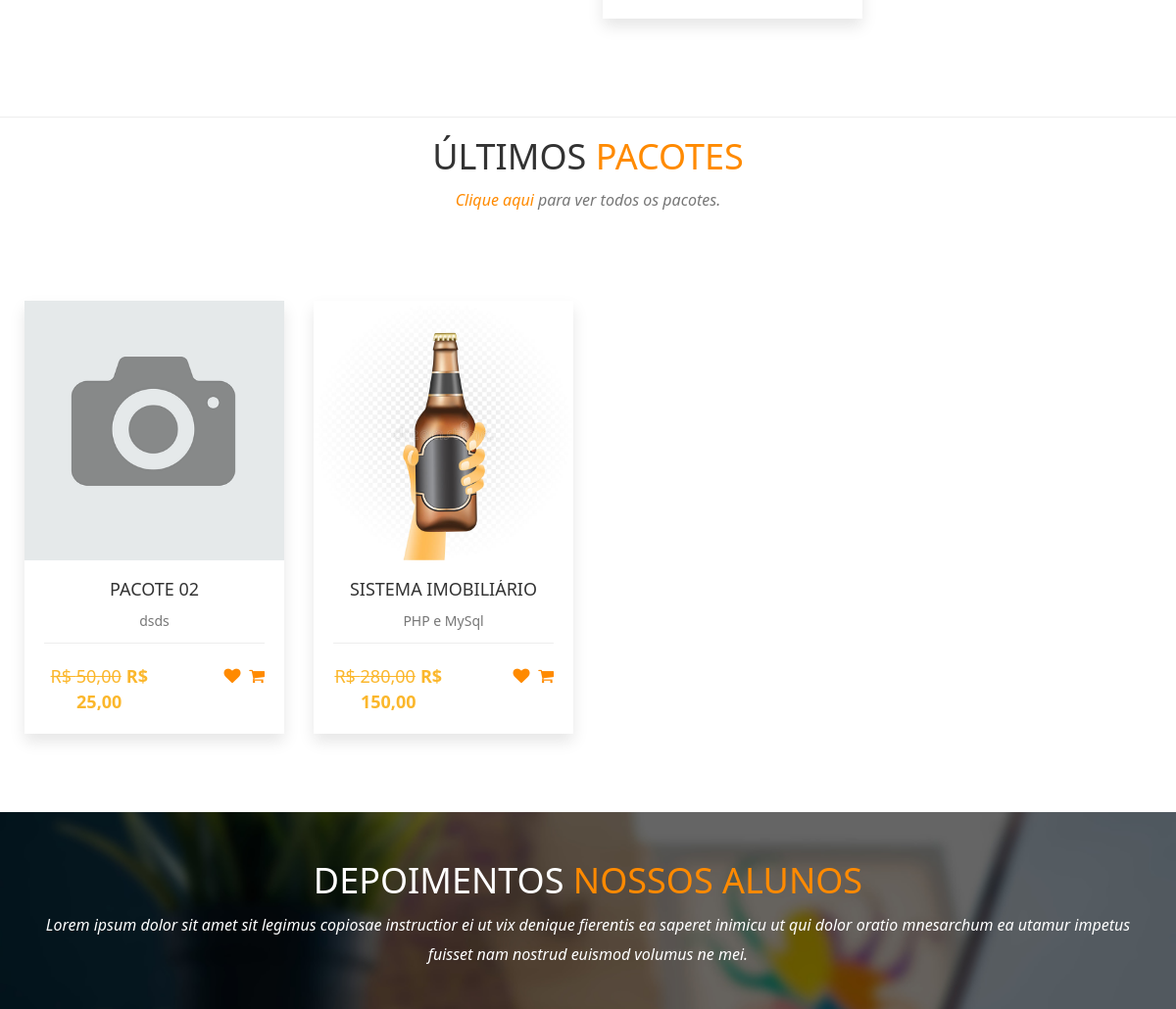
Before: / (middle part) with the older database file.
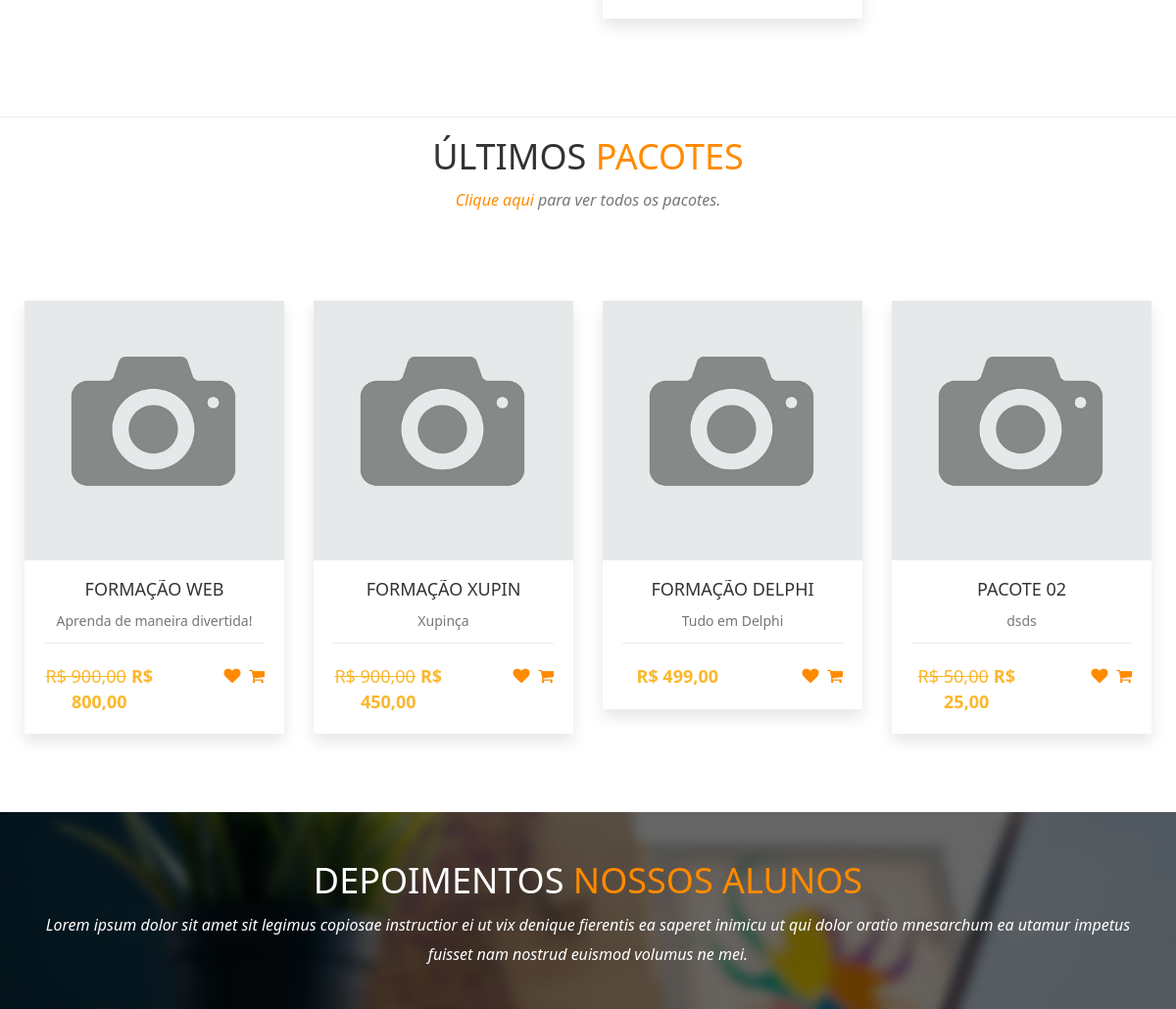
After: the same page with the newer database file.
### tables this page shows
CREATE TABLE `pacotes` (
  `id` int(11) NOT NULL,
  `nome` varchar(50) NOT NULL,
  `desc_rapida` varchar(60) NOT NULL,
  `desc_longa` text NOT NULL,
  `valor` decimal(8,2) NOT NULL,
  `professor` int(11) NOT NULL,
  `imagem` varchar(100) NOT NULL,
  `grupo` int(11) NOT NULL,
  `ano` int(11) NOT NULL,
  `palavras` varchar(255) NOT NULL,
  `nome_url` varchar(150) NOT NULL,
  `video` varchar(150) NOT NULL,
  `linguagem` int(11) NOT NULL,
  `promocao` decimal(8,2) NOT NULL
);

### index.php (the view, shortened to what this page needs)
<?php
require_once('cabecalho.php');
?>
<?php
$query = $pdo->query("SELECT * FROM cursos WHERE status = 'Aprovado' AND sistema = 'Não' ORDER BY id desc limit 7");
$res = $query->fetchAll(PDO::FETCH_ASSOC);
$total_reg = @count($res);
if ($total_reg > 0) {
?>
    <section id="portfolio">
        <div class="row" style="margin-left:10px; margin-right:10px; margin-top:-10px;">
            <?php
            for ($i = 0; $i < $total_reg; $i++) {
            ?>
                <div class="col-xs-12 col-sm-6 col-md-3 col-lg-3 portfolio-item">
                    <div class="portfolio-one">
                        <div class="portfolio-content" align="center">
                        </div>
                    </div>
                </div>
            <?php
            }
            ?>
        </div>
    </section>
<?php
}
?>
<hr>
<?php
$query = $pdo->query("SELECT * FROM pacotes ORDER BY id desc limit 4");
$res = $query->fetchAll(PDO::FETCH_ASSOC);
$total_reg = @count($res);
if ($total_reg > 0) {
?>
<div class="section-heading text-center">
            <div class="col-md-12 col-xs-12">
                <h1>Últimos <span>Pacotes</span></h1>
                <p class="subheading"><a href="pacotes"><span>Clique aqui</span> </a> para ver todos os pacotes. </p>
            </div>
        </div>
    <section id="portfolio">
        <div class="row" style="margin-left:10px; margin-right:10px; margin-top:-10px;">
            <?php
            for ($i = 0; $i < $total_reg; $i++) {
                $nome = $res[$i]['nome'];
                $desc_rapida = $res[$i]['desc_rapida'];
                $valor = $res[$i]['valor'];
                $promocao = $res[$i]['promocao'];
                $foto = $res[$i]['imagem'];
                $url = $res[$i]['nome_url'];
                $valorF = number_format($valor, 2, ',', '.',);
                $promocaoF = number_format($promocao, 2, ',', '.',);
            ?>
                <div class="col-xs-12 col-sm-6 col-md-3 col-lg-3 portfolio-item">
                    <div class="portfolio-one">
                        <div class="portfolio-head">
                            <div class="portfolio-img"><img alt="" src="sistema/painel-admin/img/pacotes/<?php echo $foto ?>"></div>
                        </div>
                        <div class="portfolio-content" align="center">
                            <a href="cursos-do-<?php echo $url ?>" title="Detalhes do Pacote">
                                <h5 class="title"><?php echo $nome ?></h5>
                                <p style="margin-top:0px;"><?php echo $desc_rapida ?></p>
                            </a>
                            <div class="product-bottom-details">
                                <?php
                                if ($promocao > 0) {
                                ?>
                                    <div class="product-price"><small>R$ <?php echo $valorF ?></small>R$ <?php echo $promocaoF ?></div>
                                <?php } else { ?>
                                    <div class="product-price">R$ <?php echo $valorF ?></div>
                                <?php } ?>
                                <div class="product-links">
                                    <a href=""><i class="fa fa-heart"></i></a>
                                    <a href=""><i class="fa fa-shopping-cart"></i></a>
                                </div>
                            </div>
                        </div>
                    </div>
                </div>
            <?php
            }
            ?>
        </div>
    </section>
<?php
}
?>
<section id="testimonial">
    <div class="container">
        <div class="section-heading text-center">
            <div class="col-md-12 col-xs-12">
                <h1>Depoimentos <span>Nossos Alunos</span></h1>
                <p class="subheading">Lorem ipsum dolor sit amet sit legimus copiosae instructior ei ut vix denique fierentis ea saperet inimicu ut qui dolor oratio mnesarchum ea utamur impetus fuisset nam nostrud euismod volumus ne mei.</p>
            </div>
        </div>
    </div>
</section>
<?php
require_once('rodape.php');
?>

Changed rows visible on the page:
no longer on this page (row unchanged): pacotes: imagem (picture), nome "SISTEMA IMOBILIÁRIO", desc_rapida "PHP e MySql", valor "280,00", promocao "150,00"
added pacotes: imagem (picture), nome "FORMAÇÃO WEB", desc_rapida "Aprenda de maneira divertida!", valor "900,00", promocao "800,00"
added pacotes: imagem (picture), nome "FORMAÇÃO XUPIN", desc_rapida "Xupinça", valor "900,00", promocao "450,00"
added pacotes: imagem (picture), nome "FORMAÇÃO DELPHI", desc_rapida "Tudo em Delphi", valor "499,00"
